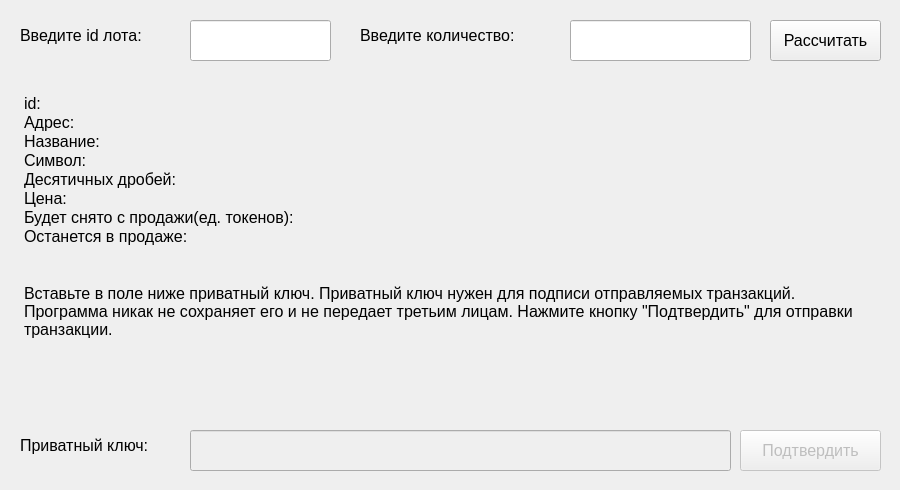
       <widget class="QWidget" name="cancel_tab">
        <attribute name="title">
         <string>Снять с продажи</string>
        </attribute>
        <widget class="QWidget" name="horizontalLayoutWidget_13">
         <property name="geometry">
          <rect>
           <x>10</x>
           <y>10</y>
           <width>881</width>
           <height>61</height>
          </rect>
         </property>
         <layout class="QHBoxLayout" name="horizontalLayout_14">
          <item>
           <widget class="QWidget" name="widget_6" native="true">
            <widget class="QLabel" name="label_27">
             <property name="geometry">
              <rect>
               <x>10</x>
               <y>10</y>
               <width>191</width>
               <height>31</height>
              </rect>
             </property>
             <property name="font">
              <font>
               <pointsize>12</pointsize>
              </font>
             </property>
             <property name="text">
              <string>Введите id лота:</string>
             </property>
            </widget>
            <widget class="QLineEdit" name="id_cancel_input">
             <property name="geometry">
              <rect>
               <x>180</x>
               <y>10</y>
               <width>141</width>
               <height>41</height>
              </rect>
             </property>
             <property name="font">
              <font>
               <pointsize>12</pointsize>
              </font>
             </property>
            </widget>
            <widget class="QLabel" name="label_28">
             <property name="geometry">
              <rect>
               <x>350</x>
               <y>10</y>
               <width>201</width>
               <height>31</height>
              </rect>
             </property>
             <property name="font">
              <font>
               <pointsize>12</pointsize>
              </font>
             </property>
             <property name="text">
              <string>Введите количество:</string>
             </property>
            </widget>
            <widget class="QLineEdit" name="amount_cancel_input">
             <property name="geometry">
              <rect>
               <x>560</x>
               <y>10</y>
               <width>181</width>
               <height>41</height>
              </rect>
             </property>
             <property name="font">
              <font>
               <pointsize>12</pointsize>
              </font>
             </property>
            </widget>
            <widget class="QPushButton" name="count_cancel">
             <property name="geometry">
              <rect>
               <x>760</x>
               <y>10</y>
               <width>111</width>
               <height>41</height>
              </rect>
             </property>
             <property name="font">
              <font>
               <pointsize>12</pointsize>
              </font>
             </property>
             <property name="text">
              <string>Рассчитать</string>
             </property>
            </widget>
           </widget>
          </item>
         </layout>
        </widget>
        <widget class="QWidget" name="gridLayoutWidget_10">
         <property name="geometry">
          <rect>
           <x>10</x>
           <y>80</y>
           <width>881</width>
           <height>401</height>
          </rect>
         </property>
         <layout class="QGridLayout" name="gridLayout_10">
          <item row="0" column="0">
           <widget class="QWidget" name="purchase_widget_7" native="true">
            <property name="enabled">
             <bool>true</bool>
            </property>
            <widget class="QLabel" name="label_29">
             <property name="geometry">
              <rect>
               <x>10</x>
               <y>350</y>
               <width>161</width>
               <height>31</height>
              </rect>
             </property>
             <property name="font">
              <font>
               <pointsize>12</pointsize>
              </font>
             </property>
             <property name="text">
              <string>Приватный ключ:</string>
             </property>
            </widget>
            <widget class="QLineEdit" name="private_key_input_cancel">
             <property name="enabled">
              <bool>false</bool>
             </property>
             <property name="geometry">
              <rect>
               <x>180</x>
               <y>350</y>
               <width>541</width>
               <height>41</height>
              </rect>
             </property>
             <property name="font">
              <font>
               <pointsize>12</pointsize>
              </font>
             </property>
            </widget>
            <widget class="QPushButton" name="apply_cancel_button">
             <property name="enabled">
              <bool>false</bool>
             </property>
             <property name="geometry">
              <rect>
               <x>730</x>
               <y>350</y>
               <width>141</width>
               <height>41</height>
              </rect>
             </property>
             <property name="font">
              <font>
               <pointsize>12</pointsize>
              </font>
             </property>
             <property name="text">
              <string>Подтвердить</string>
             </property>
            </widget>
            <widget class="QTextBrowser" name="cancel_browser">
             <property name="enabled">
              <bool>true</bool>
             </property>
             <property name="geometry">
              <rect>
               <x>10</x>
               <y>10</y>
               <width>841</width>
               <height>321</height>
              </rect>
             </property>
             <property name="sizePolicy">
              <sizepolicy hsizetype="Expanding" vsizetype="Maximum">
               <horstretch>0</horstretch>
               <verstretch>20</verstretch>
              </sizepolicy>
             </property>
             <property name="palette">
              <palette>
               <active>
                <colorrole role="Base">
                 <brush brushstyle="SolidPattern">
                  <color alpha="0">
                   <red>255</red>
                   <green>255</green>
                   <blue>255</blue>
                  </color>
                 </brush>
                </colorrole>
               </active>
               <inactive>
                <colorrole role="Base">
                 <brush brushstyle="SolidPattern">
                  <color alpha="0">
                   <red>255</red>
                   <green>255</green>
                   <blue>255</blue>
                  </color>
                 </brush>
                </colorrole>
               </inactive>
               <disabled>
                <colorrole role="Base">
                 <brush brushstyle="SolidPattern">
                  <color alpha="255">
                   <red>239</red>
                   <green>239</green>
                   <blue>239</blue>
                  </color>
                 </brush>
                </colorrole>
               </disabled>
              </palette>
             </property>
             <property name="contextMenuPolicy">
              <enum>Qt::DefaultContextMenu</enum>
             </property>
             <property name="acceptDrops">
              <bool>false</bool>
             </property>
             <property name="autoFillBackground">
              <bool>false</bool>
             </property>
             <property name="frameShape">
              <enum>QFrame::NoFrame</enum>
             </property>
             <property name="frameShadow">
              <enum>QFrame::Plain</enum>
             </property>
             <property name="verticalScrollBarPolicy">
              <enum>Qt::ScrollBarAlwaysOff</enum>
             </property>
             <property name="horizontalScrollBarPolicy">
              <enum>Qt::ScrollBarAlwaysOff</enum>
             </property>
             <property name="sizeAdjustPolicy">
              <enum>QAbstractScrollArea::AdjustIgnored</enum>
             </property>
             <property name="readOnly">
              <bool>true</bool>
             </property>
             <property name="html">
              <string>&lt;!DOCTYPE HTML PUBLIC &quot;-//W3C//DTD HTML 4.0//EN&quot; &quot;http://www.w3.org/TR/REC-html40/strict.dtd&quot;&gt;
&lt;html&gt;&lt;head&gt;&lt;meta name=&quot;qrichtext&quot; content=&quot;1&quot; /&gt;&lt;style type=&quot;text/css&quot;&gt;
p, li { white-space: pre-wrap; }
&lt;/style&gt;&lt;/head&gt;&lt;body style=&quot; font-family:'MS Shell Dlg 2'; font-size:14pt; font-weight:400; font-style:normal;&quot;&gt;
&lt;p style=&quot; margin-top:0px; margin-bottom:0px; margin-left:0px; margin-right:0px; -qt-block-indent:0; text-indent:0px;&quot;&gt;&lt;span style=&quot; font-size:12pt;&quot;&gt;id:&lt;/span&gt;&lt;/p&gt;
&lt;p style=&quot; margin-top:0px; margin-bottom:0px; margin-left:0px; margin-right:0px; -qt-block-indent:0; text-indent:0px;&quot;&gt;&lt;span style=&quot; font-size:12pt;&quot;&gt;Адрес:&lt;/span&gt;&lt;/p&gt;
&lt;p style=&quot; margin-top:0px; margin-bottom:0px; margin-left:0px; margin-right:0px; -qt-block-indent:0; text-indent:0px;&quot;&gt;&lt;span style=&quot; font-size:12pt;&quot;&gt;Название:&lt;/span&gt;&lt;/p&gt;
&lt;p style=&quot; margin-top:0px; margin-bottom:0px; margin-left:0px; margin-right:0px; -qt-block-indent:0; text-indent:0px;&quot;&gt;&lt;span style=&quot; font-size:12pt;&quot;&gt;Символ:&lt;/span&gt;&lt;/p&gt;
&lt;p style=&quot; margin-top:0px; margin-bottom:0px; margin-left:0px; margin-right:0px; -qt-block-indent:0; text-indent:0px;&quot;&gt;&lt;span style=&quot; font-size:12pt;&quot;&gt;Десятичных дробей:&lt;/span&gt;&lt;/p&gt;
&lt;p style=&quot; margin-top:0px; margin-bottom:0px; margin-left:0px; margin-right:0px; -qt-block-indent:0; text-indent:0px;&quot;&gt;&lt;span style=&quot; font-size:12pt;&quot;&gt;Цена:&lt;/span&gt;&lt;/p&gt;
&lt;p style=&quot; margin-top:0px; margin-bottom:0px; margin-left:0px; margin-right:0px; -qt-block-indent:0; text-indent:0px;&quot;&gt;&lt;span style=&quot; font-size:12pt;&quot;&gt;Будет снято с продажи(ед. токенов):&lt;/span&gt;&lt;/p&gt;
&lt;p style=&quot; margin-top:0px; margin-bottom:0px; margin-left:0px; margin-right:0px; -qt-block-indent:0; text-indent:0px;&quot;&gt;&lt;span style=&quot; font-size:12pt;&quot;&gt;Останется в продаже:&lt;/span&gt;&lt;/p&gt;
&lt;p style=&quot;-qt-paragraph-type:empty; margin-top:0px; margin-bottom:0px; margin-left:0px; margin-right:0px; -qt-block-indent:0; text-indent:0px; font-size:12pt;&quot;&gt;&lt;br /&gt;&lt;/p&gt;
&lt;p style=&quot;-qt-paragraph-type:empty; margin-top:0px; margin-bottom:0px; margin-left:0px; margin-right:0px; -qt-block-indent:0; text-indent:0px; font-size:12pt;&quot;&gt;&lt;br /&gt;&lt;/p&gt;
&lt;p style=&quot; margin-top:0px; margin-bottom:0px; margin-left:0px; margin-right:0px; -qt-block-indent:0; text-indent:0px;&quot;&gt;&lt;span style=&quot; font-size:12pt;&quot;&gt;Вставьте в поле ниже приватный ключ. Приватный ключ нужен для подписи отправляемых транзакций. Программа никак не сохраняет его и не передает третьим лицам. Нажмите кнопку &amp;quot;Подтвердить&amp;quot; для отправки транзакции.&lt;/span&gt;&lt;/p&gt;&lt;/body&gt;&lt;/html&gt;</string>
             </property>
            </widget>
           </widget>
          </item>
         </layout>
        </widget>
       </widget>
